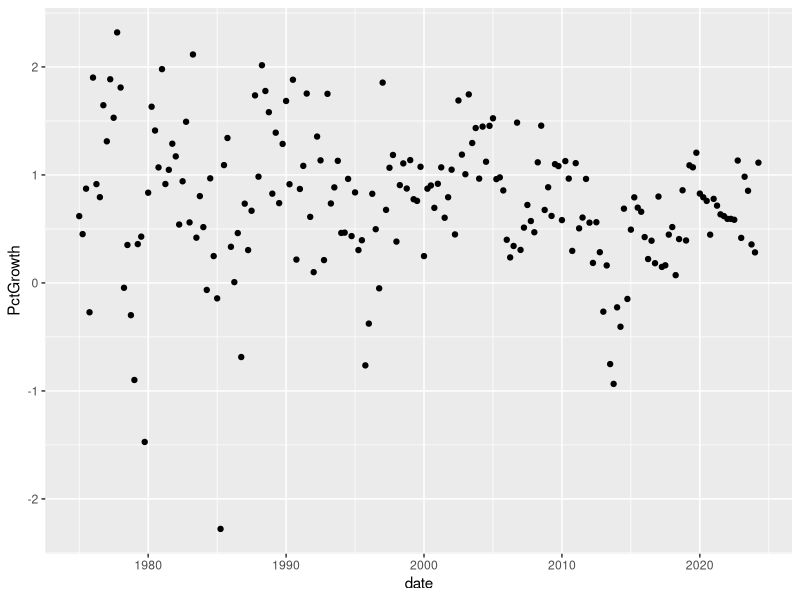
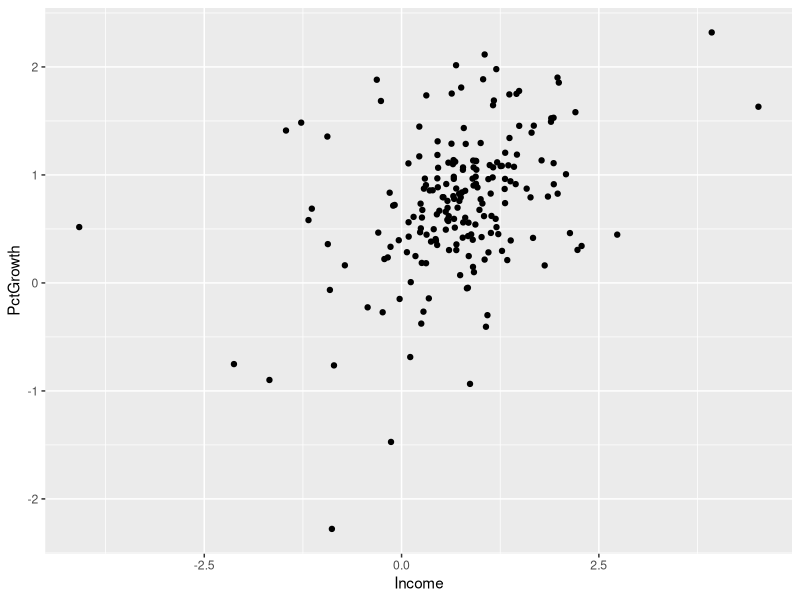
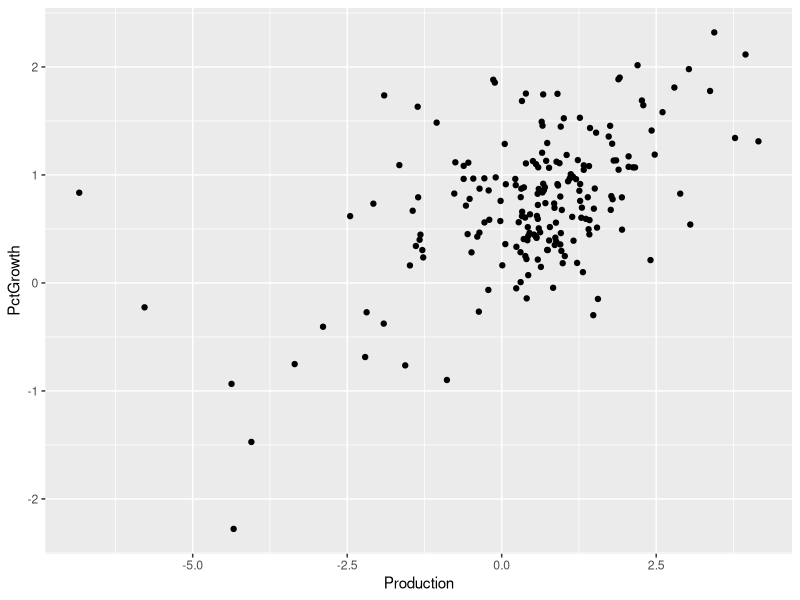
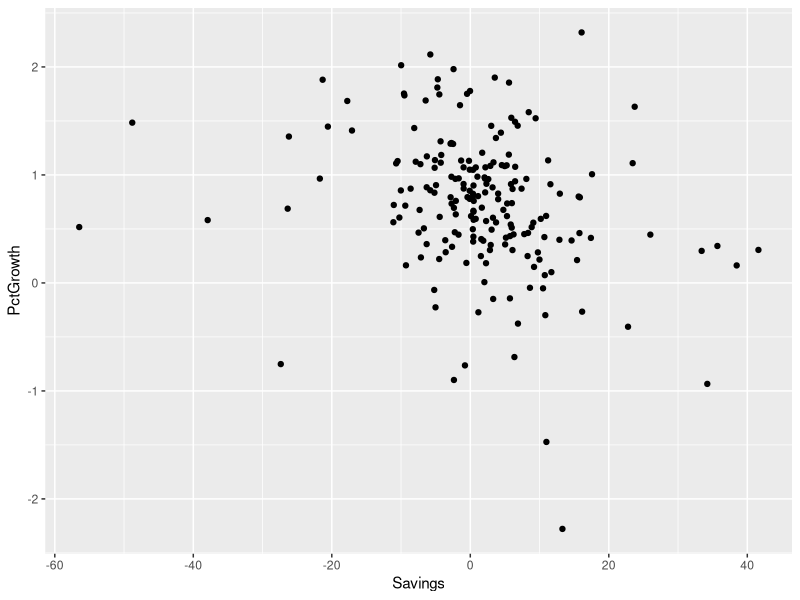
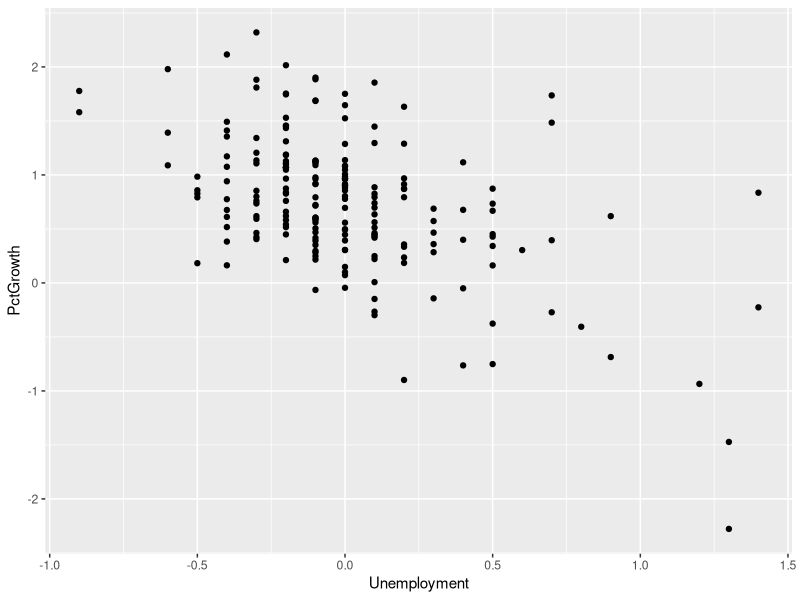
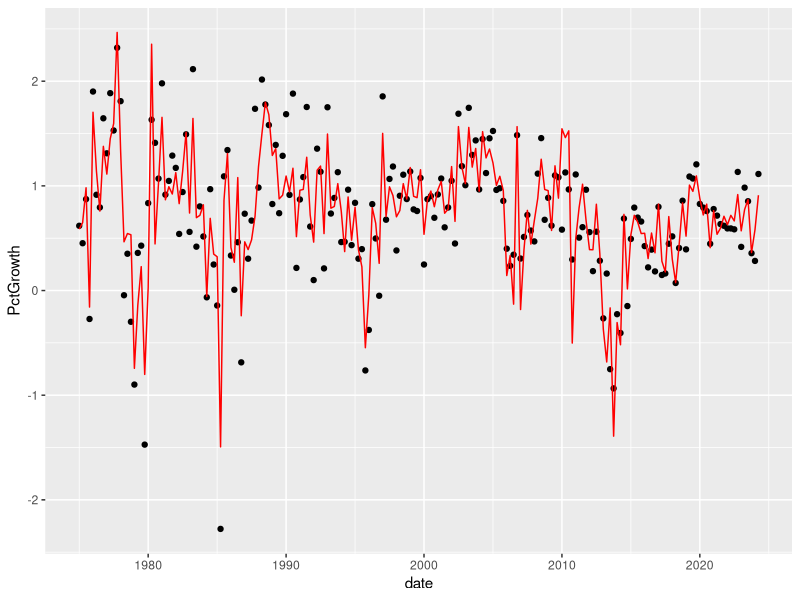

These charts were generated, in order, by the following R code:
## ---- chunk 1
knitr::opts_chunk$set(message = FALSE, warning = FALSE)
library(tidyverse)
library(vroom)
library(zoo)
library(forecast)
library(splines)

data <- vroom('CompanyGrowth.csv')
data <- data %>%
  mutate(date = as.Date(as.yearqtr(paste(Year, Qrtr, sep = "-"))))
## ---- chunk 2
# growth stays about the same throughout
ggplot(data=data, aes(x=date, y=PctGrowth)) +
  geom_point()
# Change in Income
ggplot(data=data, aes(x=Income, y=PctGrowth)) +
  geom_point()
# Change in Production
ggplot(data=data, aes(x=Production, y=PctGrowth)) +
  geom_point()
# Change in Savings
ggplot(data=data, aes(x=Savings, y=PctGrowth)) +
  geom_point()
# Change in Unemployment
ggplot(data=data, aes(x=Unemployment, y=PctGrowth)) +
  geom_point()
## ---- chunk 3
    # basic linear model
    growth.lm <- lm(PctGrowth ~ Income + Production + Savings + Unemployment, data=data)

    # lm models for each predictor
    new_data <- data.frame(Year = 2025,
                           Qrtr = c(1,2,3,4))
    income.lm <- lm(Income~Year+Qrtr, data=data)
    income_lm_preds <- predict(income.lm, newdata = new_data)
    production.lm <- lm(Production~Year+Qrtr, data=data)
    production_lm_preds <- predict(production.lm, newdata = new_data)
    savings.lm <- lm(Savings~Year+Qrtr, data=data)
    savings_lm_preds <- predict(savings.lm, newdata = new_data)
    unemployment.lm <- lm(Unemployment~Year+Qrtr, data=data)
    unemployment_lm_preds <- predict(unemployment.lm, newdata = new_data)

    # predict growth
    growth_new_data <- data.frame(Income = income_lm_preds,
                                  Production = production_lm_preds,
                                  Savings = savings_lm_preds,
                                  Unemployment = unemployment_lm_preds)
    predict(growth.lm, growth_new_data)

    ## how well does our model predict
    # r^2
    summary(growth.lm)$r.squared
    # rmse
    rmse <- sqrt(mean(residuals(growth.lm)^2))
    rmse
## ---- chunk 4
    # new linear model accounting for date features and maybe with spline and what not
    data_date_features <- data %>%
      mutate(Year = year(date),
             Month = month(date, label = TRUE),
             DOW = wday(date, label = TRUE),
             Numeric_date = decimal_date(date))

    spline_model <- lm(PctGrowth ~ bs(Numeric_date, knots = c(1975, 1990, 2005, 2020), degree = 3) +
    ., data = data_date_features)

    data_date_features %>%
    ggplot(aes(x = date, y = PctGrowth)) +
    geom_point() +
    geom_line(aes(y = spline_model$fitted.values), col = 'red')

    future_dates <- seq(from = as.yearqtr("2025 Q1"), to = as.yearqtr("2025 Q4"), by = 1/4)
    future_dates <- as.Date(as.yearqtr(future_dates), frac = 0)
    future_features <- tibble(date = future_dates) %>%
      mutate(Year = year(date),
        Month = month(date, label = TRUE),
        DOW = wday(date, label = TRUE),
        Numeric_date = decimal_date(date),
        Qrtr = quarter(date, with_year = FALSE, fiscal_start = 1),
        Income = income_lm_preds,
        Production = production_lm_preds,
        Savings = savings_lm_preds,
        Unemployment = unemployment_lm_preds)

    predict(spline_model, newdata = future_features)

    summary(spline_model)$r.squared

    rmse_spline <- sqrt(mean(residuals(spline_model)^2))
    rmse_spline
    # facebook prophet (maybe or maybe not this one because it won't account for other variables)

## ---- chunk 5
    # ARIMA
    ## Define response as time series object with a frequency S
    ts_data <- ts(data=data$PctGrowth, frequency=4)
    X_noInt <- model.matrix(growth.lm)[,-1]
    arima_model <- auto.arima(y=ts_data,xreg=X_noInt)
    summary(arima_model)
    coef(arima_model)
## ---- chunk 6

